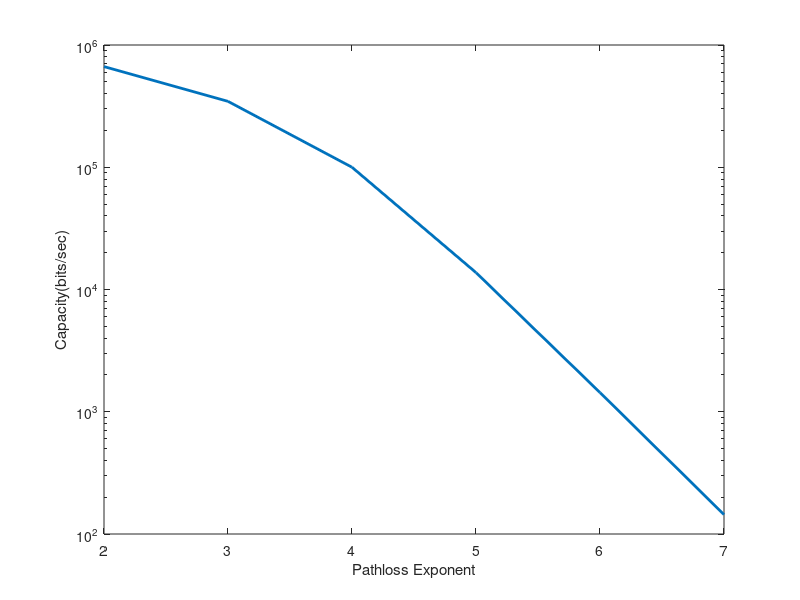

Here is the MATLAB script that generated this plot:
% Compute the channel capacity for varying path loss exponent.

B = 100*10^3; %Hz
No = 10^(-9);
n = 2:7;
Pt = 1;
d0 = 10; %Reference distance
d = 100;
Pr = Pt*(d0/d).^n;
SNR = Pr./(No*B);
C = B.*log2(1+SNR);
semilogy(n,C,'LineWidth',2);
xlabel('Pathloss Exponent');
ylabel('Capacity(bits/sec)');
